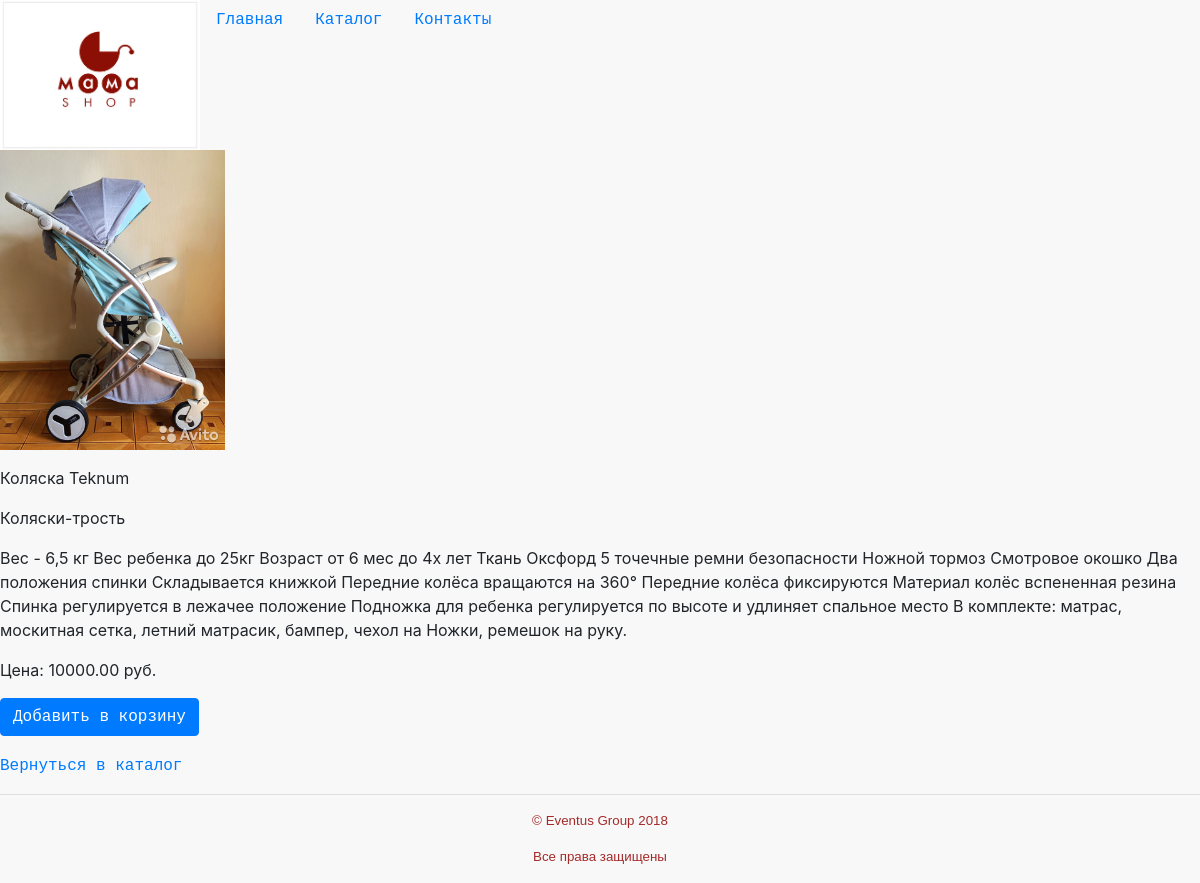
The app's page /product_detail/1/ with its own data.
### mainapp/models.py (models this page shows, shortened)
class Product(models.Model):
    name = models.CharField(max_length=32, unique=True, verbose_name='Наименование товара')
    category = models.ForeignKey(Category, on_delete=models.PROTECT, verbose_name='Наименование категории')
    color = models.CharField(max_length = 15, verbose_name='Цвет')
    short_decription = models.CharField(max_length=30, verbose_name='Краткое описание товара', null=True)
    description = models.TextField()
    quantity = models.PositiveIntegerField(verbose_name='Количество на складе')
    price = models.DecimalField(verbose_name='Цена товара', max_digits=8, decimal_places=2, default=0)
    image = models.ImageField(upload_to = 'products', null=True)

class Category(models.Model):
    name = models.CharField(max_length=32, unique=True, verbose_name='Наименование категории')
    def __str__(self):
        return self.name

### mainapp/views.py (the view)
# urls.py: path('product_detail/<int:pk>/', mainapp.product_detail, name='product_detail')
def product_detail(request, pk):
    product = get_object_or_404(Product, pk=pk)
    return render(request, 'product_detail.html', {'product': product})

### templates/product_detail.html (shortened to what this page needs)
{% extends "base.html" %}
{% load static %}
{% block content %}
    <p><img class="catalog" src="/media/{{ product.image }}" alt="{{ product.name }}"></p>
    <p>{{ product.name }}</p>
    <p>{{ product.category }}</p>
    <p>{{ product.description }}</p>
    <p> Цена: {{ product.price }} руб.</p>
    <a href="#"> <button type="button" class ="btn btn-primary">Добавить в корзину</button></a>
    <p></p><a href={% url 'products' %}>Вернуться в каталог</a></p>
{% endblock %}

### static/css/style2.css (style rules this page uses)
body { background: #f8f8f8 }
img { border: 1; }
a { font-family:monospace }
img.catalog { height: 300px; width: auto; border:1px; }

### records on screen
Product: image (picture), name "Коляска Teknum", category "Коляски-трость", description "Вес - 6,5 кг Вес ребенка до 25кг Возраст от 6 мес до 4х лет Ткань Оксфорд 5 точечные ремни безопасности Ножной тормоз Смотровое окошко Два положения спинки Складывается книжкой Передние колёса вращаются на 360° Передние колёса фиксируются Материал колёс вспененная резина Спинка регулируется в лежачее положение Подножка для ребенка регулируется по высоте и удлиняет спальное место В комплекте: матрас, москитная сетка, летний матрасик, бампер, чехол на Ножки, ремешок на руку.", price "10000.00"
